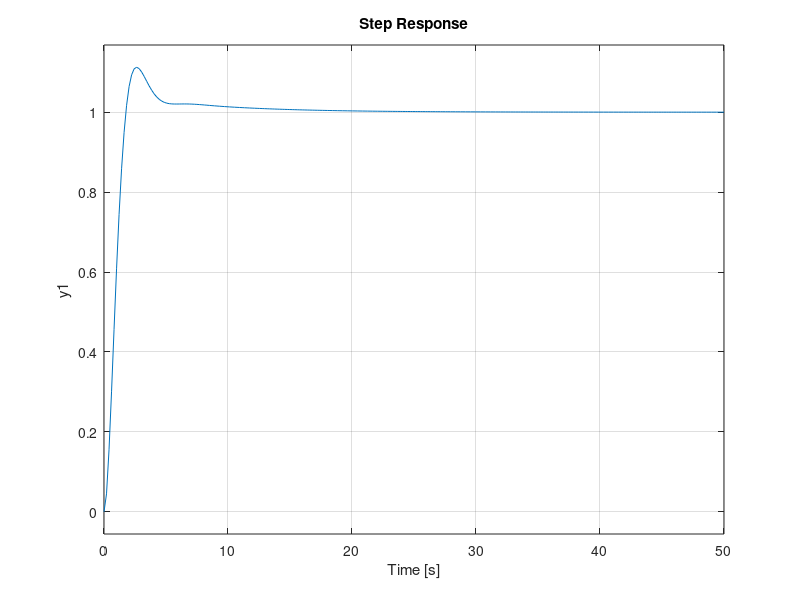
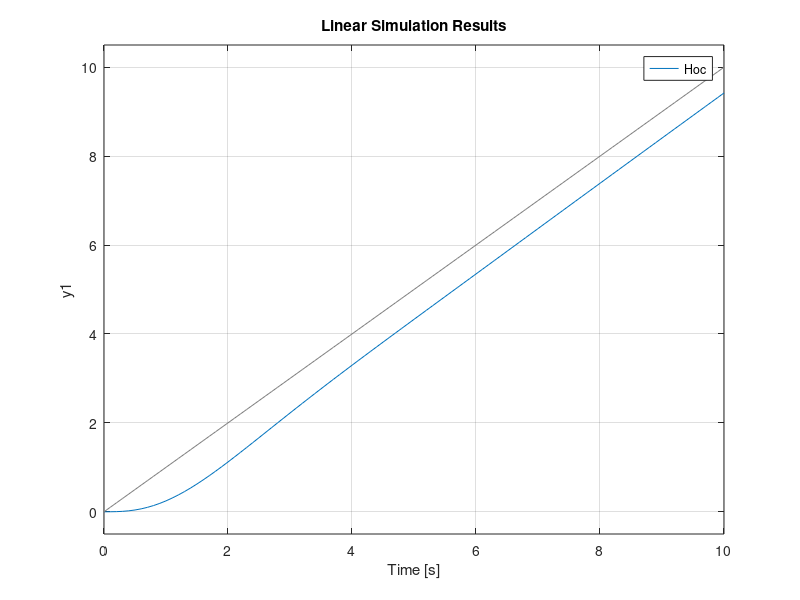
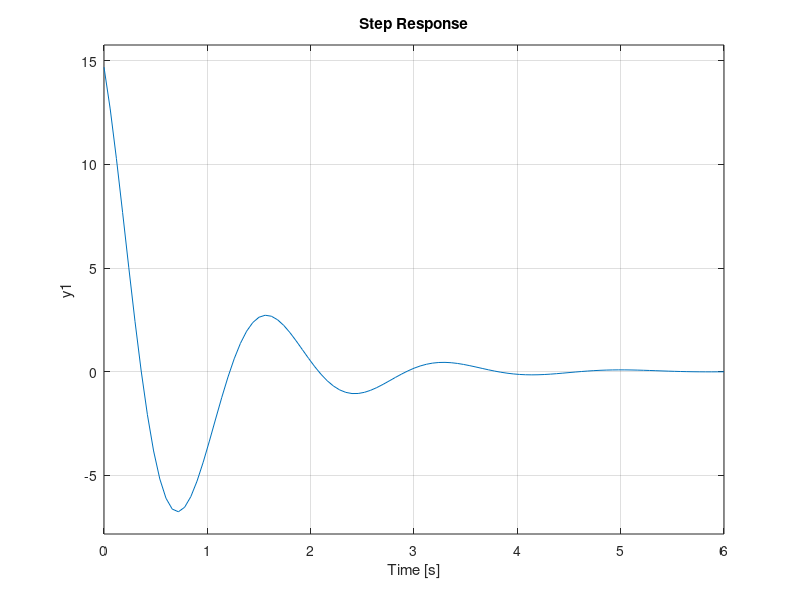

These figures' MATLAB source, in order:
overshoot = 0.07;
zeta = abs(log(overshoot))/sqrt(pi^2 + (log(overshoot))^2)
ts = 4;
wn = 4/ts/zeta
cv = wn/2/zeta
cvstelat = 1.6
banda = wn*sqrt(1-2*zeta^2+sqrt(2-4*zeta^2+4*zeta^4))
Ho = tf([wn^2], [1 2*wn*zeta wn^2]);
%zc = 0.0459;pc = 0.0482;
deltaOvershoot = 0.03;
pc = deltaOvershoot/(2*zeta/wn - 1/cvstelat)
%zc = pc/1+deltaOvershoot
zc = pc/1.05
Hoc = Ho * tf((pc/zc) * [1 zc], [1 pc])
step(Hoc);
Tf = 5; Kf = 2;
%Hr = tf((wn^2/zeta)* [Tf 1], Kf *[1/2/zeta/wn 1]);
num = [Tf Tf*zc zc];
den = [zc (2*zeta*wn*zc + pc*zc) (wn^2*zc-wn^2*pc+2*zeta*wn)];
Hr = tf(num,Kf*den)
t = 0:0.1:10;
figure(2)
lsim(Hoc,t,t)
Hr = zpk(minreal(Hr))


figure(3)
subplot(311)
step(Hr)

subplot(312)
Tf = Tf + 20/100 * Tf
num = [Tf Tf*zc zc];
den = [zc (2*zeta*wn*zc + pc*zc) (wn^2*zc-wn^2*pc+2*zeta*wn)];
Hr = tf(num,Kf*den)
step(Hr)
subplot(313)
Kf = 3;
num = [Tf Tf*zc zc];
den = [zc (2*zeta*wn*zc + pc*zc) (wn^2*zc-wn^2*pc+2*zeta*wn)];
Hr = tf(num,Kf*den)
step(Hr)
